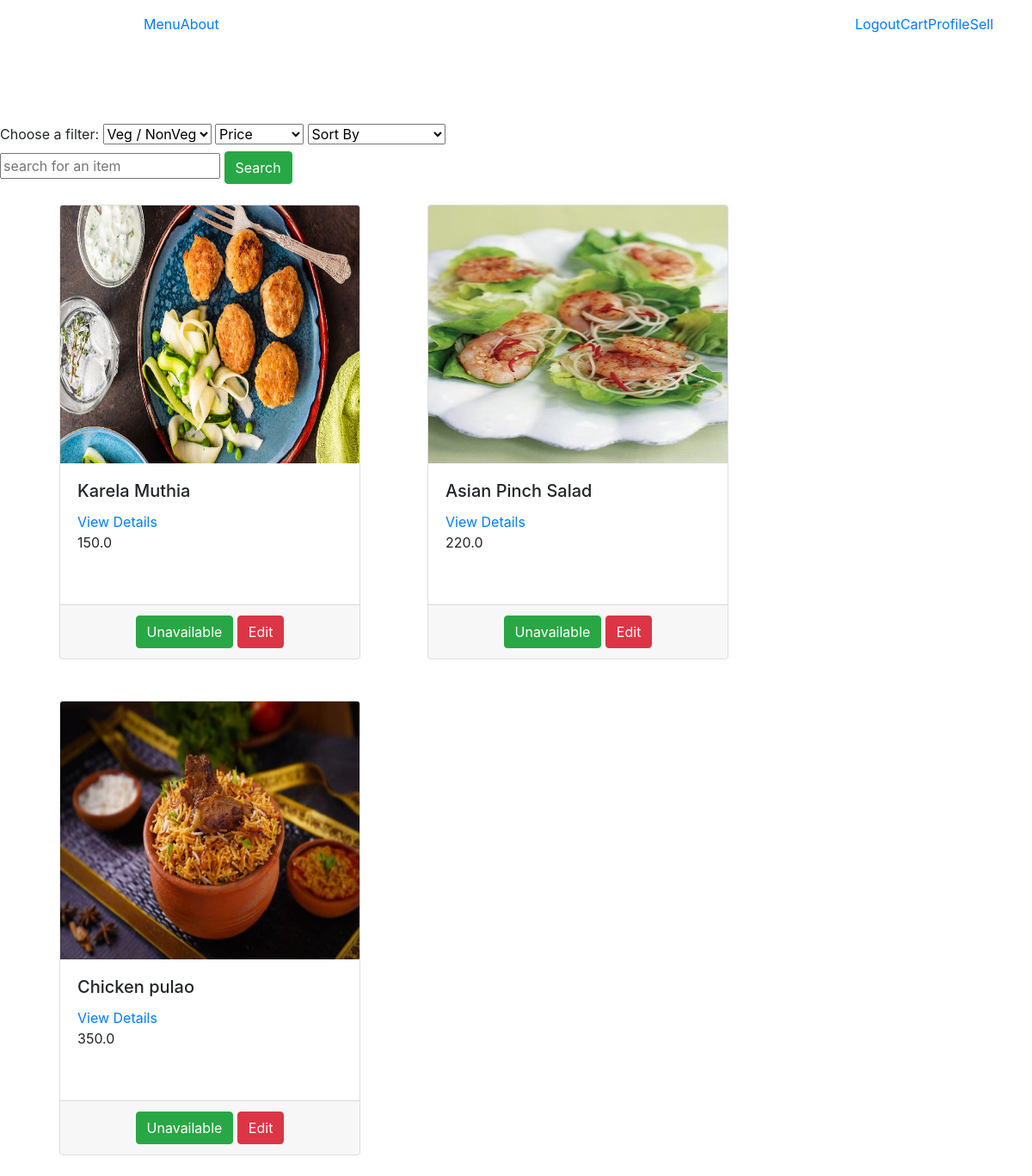
Before: /chef-item-list/ (signed in) with the older database file.
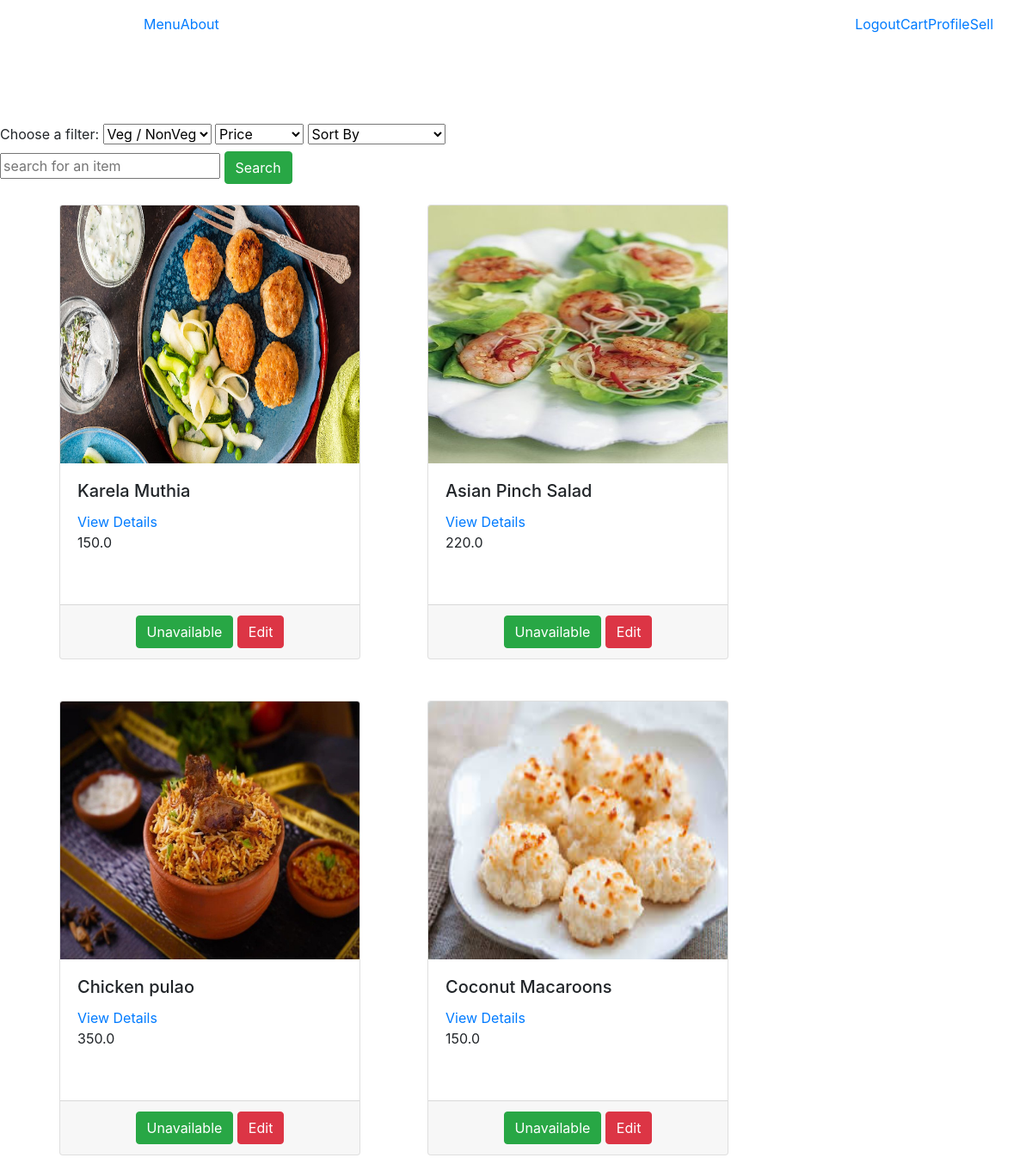
After: the same page with the newer database file.
### core/models.py (models this page shows, shortened)
class Item(models.Model):
    chef = models.ForeignKey(settings.AUTH_USER_MODEL,on_delete=models.CASCADE, null=True)
    title = models.CharField(max_length=100)
    is_veg = models.BooleanField(default=True)
    available = models.BooleanField(default=True)
    price = models.FloatField()
    discount_price = models.FloatField(blank=True, null=True)
    calories = models.FloatField(default=0)
    slug = models.SlugField(unique=True)
    description = models.TextField()
    image = models.ImageField(upload_to='item_pics')
    def get_absolute_url(self):
        return reverse("core:product", kwargs={
            'slug': self.slug
        })

### core/views.py (the view, shortened to what this page needs)
# urls.py: path('chef-item-list/', chefItemList , name='chef-item-list'),
def chefItemList(request):
	return render(request, 'core/chef_item_list.html', context={'items' : Item.objects.filter(chef = request.user).all()})

### core/templates/core/chef_item_list.html (shortened to what this page needs)
{% load static %}
<!DOCTYPE html>
<html lang="en">
<head>
  <link rel="stylesheet" href="https://stackpath.bootstrapcdn.com/bootstrap/4.3.1/css/bootstrap.min.css">
</head>
<body>
  <header class="site-header">
    <nav class="navbar navbar-expand-md navbar-dark bg-steel fixed-top">
    <div class="container">
      <div class="collapse navbar-collapse" id="navbarToggle">
        <div class="navbar-nav mr-auto">
          <a class="nav-item nav-link" href="{% url 'core:menu' %}">Home  </a>
          <a class="nav-item nav-link" href="#">About </a>
        </div>
      <div class="collapse navbar-collapse" id="navbarToggle">
        <div class="navbar-nav mr-auto">
          <a href="{% url 'core:menu' %} ">Menu</a>
          <a  href="{% url 'about' %}">About</a>
        </div>
        <div class="navbar-nav">
          {% if user.is_authenticated %}
                <a  href=" {% url 'users:logout' %} ">Logout   </a>
                <a  href=" {% url 'core:order-summary' %} ">Cart  </a>
                <a  href="{% url 'users:profile' %} ">Profile  </a>
                <a href="{% url 'core:product-create' %}"> Sell</a>
          {% else %}
                <a href=" {% url 'users:login' %} ">Login</a>
                <a href=" filter/{% url 'users:signup' %} ">Register</a>
          {% endif %}
        </div>
      </div>
    </div>
    </nav>
    </header>
    <br> <br> <br> <br> <br> <br>
    <form method="POST" enctype="multipart/form-data">
      <label for="filters">Choose a filter:</label>
      <select id="filter1" name="filter1" onchange="this.form.submit()">
        <option selected="selected"> Veg / NonVeg </option>
      </select>
      <select id="filter2" name="filter2" onchange="this.form.submit()" >
        <option selected="selected"> Price </option>
      </select>
      <select id="sort" name="sort" onchange="this.form.submit()" >
        <option selected="selected"> Sort By </option>
      </select>
    </form>
  <form method="GET" action="{% url 'core:search' %}">
    <input name="q" value="{{request.GET.q}}" placeholder="search for an item">
    <button class="btn btn-success" type="submit">
      Search
    </button>
  </form>
  <div class="container">
    <div class="row">
      {% for object in items %}
      <div class="col-md-4 col-sm-4 col-lg-4 m-4">
              <div class="card">
                <img src="{{object.image.url}}" class="card-img-top" alt="{{ product.name }}" height="300" width="300">
                      <div class="card-body">
                        <h5 class="card-title"> {{ object.title }}</h5>
                        <a href="{{object.get_absolute_url}} ">View Details</a>
                        <p class="card-text">{{ object.price }}</p>
                        <span class="badge purple mr-1"> {{object.category}} </span>
                      </div>
                  <div class='card-footer text-center'>
                    {% if object.available %}
                      <a href="{% url 'core:set-item-unavailable' object.slug %}" class="btn btn-success">Unavailable</a>
                      <a href="{% url 'core:edit_item' object.slug %}" class="btn btn-danger">Edit</a>
                    {% else %}
                      <a href="{% url 'core:set-item-available' object.slug %}" class="btn btn-success">Available</a>
                      <a href="{% url 'core:edit_item' object.slug %}" class="btn btn-danger">Edit</a>
                    {% endif %}
                  </div>
               </div>
        </div>
      {% endfor %}
  </div>
  </div>
</body>
</html>

Changed rows visible on the page:
added Item: image (picture), title "Coconut Macaroons", price "150.0", available "Unavailable"
